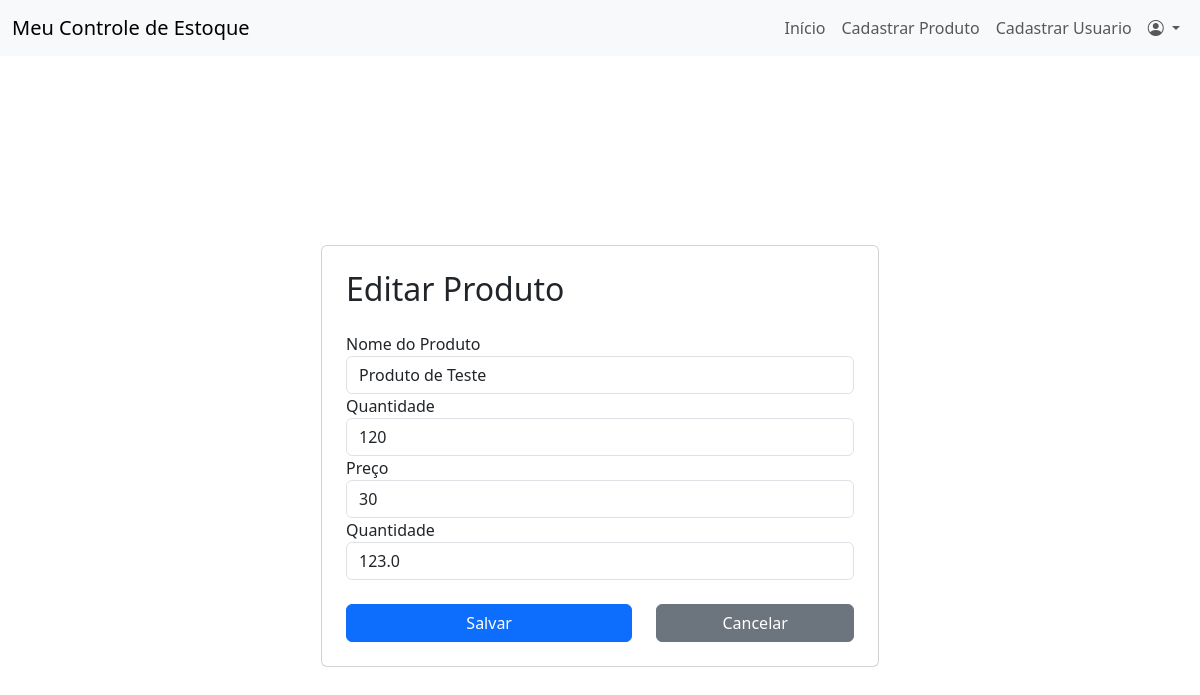
The page /editar_produto/1/ (signed in) on the database its author committed.
### app/models.py (models this page shows)
class Produto(db.Model):
    id = db.Column(db.Integer, primary_key=True)
    nome = db.Column(db.String(150), nullable=False)
    quantidade = db.Column(db.Integer, nullable=False)
    minimo_estoque = db.Column(db.Integer, nullable=False)
    preco_unitario = db.Column(db.Float, nullable=False)

### app/routes.py (the view, shortened to what this page needs)
@bp.route('/editar_produto/<int:produto_id>/', methods=['GET', 'POST'])
def editar_produto(produto_id):
    if current_user.nivel_funcao != 'administrador':
        abort(403)
    produto = Produto.query.get(produto_id)
    return render_template('editar_produto.html', produto=produto)

### app/__init__.py (called while the page is built)
@login_manager.user_loader
def load_user(user_id):
    from app.models import Usuario
    return Usuario.query.get(int(user_id))

### app/templates/editar_produto.html (shortened to what this page needs)
{% extends "base.html" %}
{% block content %}
<div class="container d-flex justify-content-center align-items-center vh-100">
    <div class="card p-4 w-50">
        <h2 class="mb-4">Editar Produto</h2>
        <form method="POST" action="">
            <div class="form-group">
                <label for="productName">Nome do Produto</label>
                <input type="text" class="form-control" id="nome" name="nome" value="{{ produto.nome }}" required>
            </div>
            <div class="form-group">
                <label for="productDescription">Quantidade </label>
                <input class="form-control" id="quantidade" name="quantidade" rows="3" value="{{ produto.quantidade }}"
                    required></input>
            </div>
            <div class="form-group">
                <label for="productPrice">Preço</label>
                <input type="number" class="form-control" id="minimo_estoque" name="minimo_estoque"
                    value="{{ produto.minimo_estoque }}" required>
            </div>
            <div class="form-group">
                <label for="productQuantity">Quantidade</label>
                <input type="number" class="form-control" id="preco_unitario" name="preco_unitario"
                    value="{{ produto.preco_unitario }}" required>
            </div><br>
            <div class="row">
                <div class="col-7">
                    <button type="submit" class="btn btn-primary w-100">Salvar</button>
                </div>
                <div class="col-5">
                    <a href="{{ url_for('routes.index')}}" class="btn btn-secondary w-100">Cancelar</a>
                </div>
            </div>
        </form>
        </div>
    </div>
{% endblock %}

### rows shown on the page
Produto: nome "Produto de Teste", quantidade "120", minimo_estoque "30", preco_unitario "123.0"
